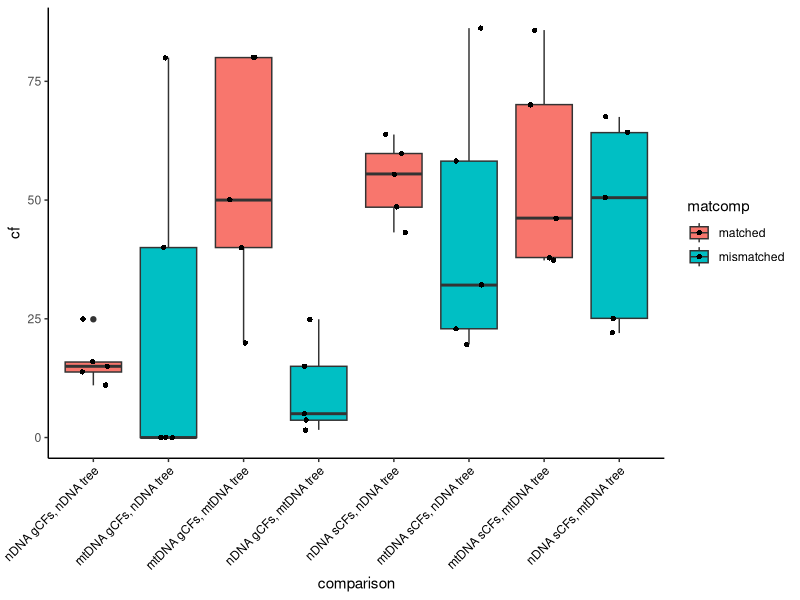
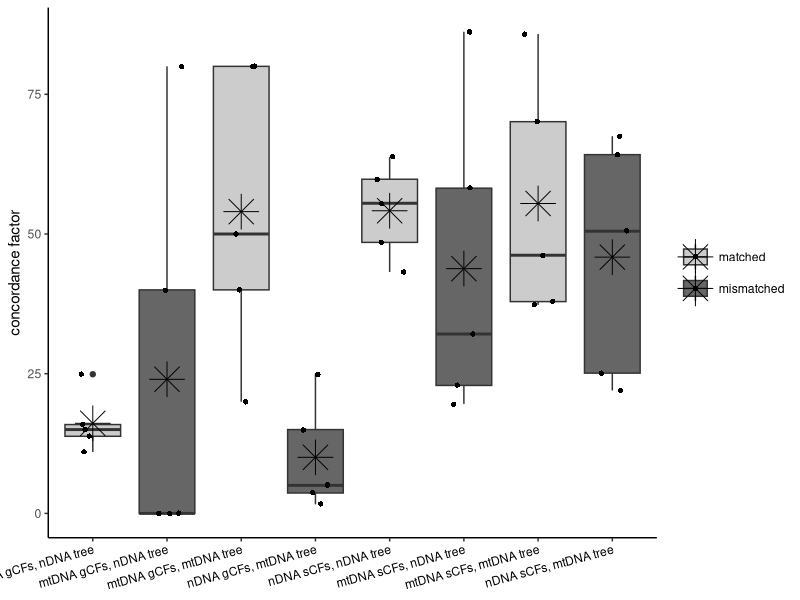

Write the R code that produced these figures, in order.
## ---- chunk 1
library(ggplot2)
df<-data.frame(comparison=c(rep("nDNA gCFs, nDNA tree", times=5),
                            rep("mtDNA gCFs, nDNA tree", times=5),
                            rep("nDNA sCFs, nDNA tree", times=5),
                            rep("mtDNA sCFs, nDNA tree", times=5),
                            rep("mtDNA gCFs, mtDNA tree", times=5),
                            rep("nDNA gCFs, mtDNA tree", times=5),
                            rep("mtDNA sCFs, mtDNA tree", times=5),
                            rep("nDNA sCFs, mtDNA tree", times=5)),
               cf.class=c(rep("gCF", times=10),rep("sCF", times=10),
                    rep("gCF", times=10),rep("sCF", times=10)),
               matcomp=c(rep(c(rep("matched", times=5),rep("mismatched", times=5)), times=4)),
               cf=c(15.9,13.8,11,15,24.9,
                       0,0,0,40,80,
                       43.2,55.5,59.8,48.5,63.8,
                       19.6,22.9,32.1,58.2,86.2,
                       80,40,50,80,20,
                       24.9,15,5.02,1.62,3.65,
                       85.8,37.9,46.2,70.1,37.3,
                       64.2,67.5,50.5,22,25.1))

#reorder factor levels so that the boxplot plots in the logical order
df$comparison<-factor(df$comparison,c("nDNA gCFs, nDNA tree", 
                                      "mtDNA gCFs, nDNA tree",
                                      "mtDNA gCFs, mtDNA tree",
                                      "nDNA gCFs, mtDNA tree",
                                      "nDNA sCFs, nDNA tree",
                                      "mtDNA sCFs, nDNA tree",
                                      "mtDNA sCFs, mtDNA tree",
                                      "nDNA sCFs, mtDNA tree"))

## ---- chunk 2
#basic boxplot
ggplot(df, aes(x=comparison, y=cf, fill=matcomp))+ 
  geom_boxplot(position=position_dodge(1))+
  geom_jitter(shape=16, position=position_jitter(0.2))+
  theme_classic()+
  theme(axis.text.x = element_text(angle = 45, vjust = 1, hjust = 1, color="black"))

#gussied up
ggplot(df, aes(x=comparison, y=cf, fill=matcomp))+ 
  geom_boxplot(position=position_dodge(1))+
  geom_jitter(shape=16, position=position_jitter(0.2))+
  scale_fill_manual(values = c("gray80","gray40"))+
  stat_summary(fun=mean, geom="point", shape=8, size=8)+
  ylab("concordance factor")+
  theme_classic()+
  theme(axis.text.x = element_text(angle = 15, vjust = 1, hjust = 1, color="black"),
        axis.title.x = element_blank(),legend.title = element_blank())

#save
box.comps<-ggplot(df, aes(x=comparison, y=cf, fill=matcomp))+ 
  geom_boxplot(position=position_dodge(1))+
  geom_jitter(shape=16, position=position_jitter(0.2))+
  scale_fill_manual(values = c("gray80","gray40"))+
  stat_summary(fun=mean, geom="point", shape=8, size=3)+
  ylab("concordance factor")+
  theme_classic()+
  theme(axis.text.x = element_text(angle = 18, vjust = 1, hjust = 1, color="black"),
        axis.title.x = element_blank(),legend.title = element_blank())

#ggsave("~/Desktop/todi.2022/box.comps.pdf", box.comps, width=8.5, height=2.9, units="in")
